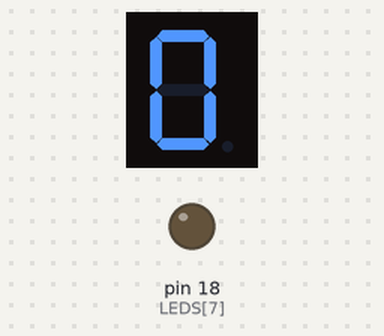
A sketch run on a simulated Arduino Uno, built with avr-gcc and run on an emulated ATmega328P. Shown: 1-digit seven-segment display, output pins drawn as LEDs (lit = HIGH). Wiring (inferred from the names in the program): 1-digit 7-segment display, segments lit when HIGH: segments pin 11, pin 12, pin 13, pin 14, pin 15, pin 16, pin 17. The segment pins are drawn as the display they are named for; pins used as bus, display or sensor lines are not drawn.

Above: at 0.1 s.
At 7.1 s:
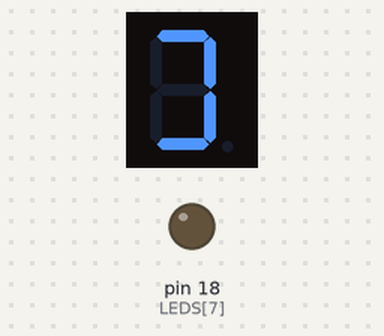
At 14.6 s:
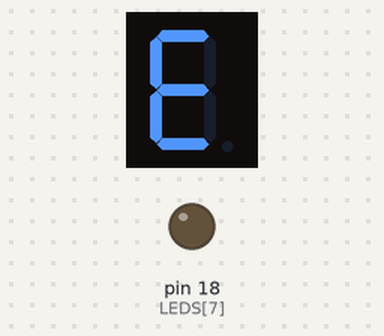
At 32.1 s:
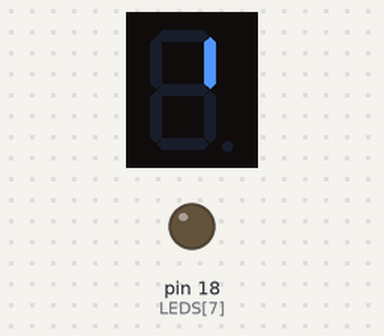
Timing chart, 0 to 33.6 s (numbered marks = the images above):
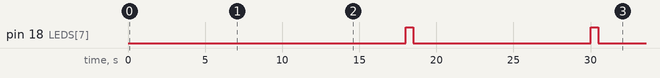

The sketch:

_21_7segment.ino
```cpp
const uint8_t LEDS[8] = {11, 12, 13, 14, 15, 16, 17, 18};
const uint8_t NUMBERS[10] =
  {0x3f, 0x06, 0x5B, 0x4F, 0x66, 0x6D, 0x7D, 0x07, 0x7F, 0x6F };
const uint8_t D1 = 7, D2 = 8, D3 = 10;
uint16_t c = 0, cDelay = 500;

void setup() {
  // put your setup code here, to run once:
  for (uint8_t i = 0; i < 8; i++)
    pinMode(LEDS[i], OUTPUT);

  digitalWrite(D1, HIGH);
  digitalWrite(D2, HIGH);
  digitalWrite(D3, HIGH);
}
void loop() {
  // put your main code here, to run repeatedly:
  show(c);
  delay(cDelay);
  c++;
}
void show(uint8_t v) {
  for (uint8_t i = 0; i < 8; i++)
    if (bitRead(NUMBERS[v], i))
      digitalWrite(LEDS[i], HIGH);
    else
      digitalWrite(LEDS[i], LOW);
}
```

Measured:
- by itself, pin 18 (LEDS[7]): alternates HIGH for 0.50 s and LOW for 11.5 s
- what the display in image 1 shows lasts 0.5 s, from 7.0 s to 7.5 s
